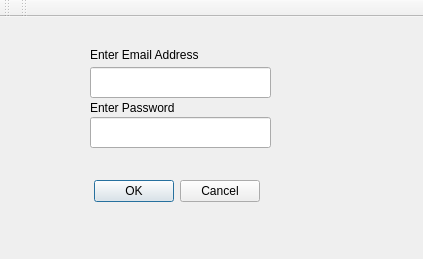
<?xml version="1.0" encoding="UTF-8"?>
<ui version="4.0">
 <class>MainWindow</class>
 <widget class="QMainWindow" name="MainWindow">
  <property name="geometry">
   <rect>
    <x>0</x>
    <y>0</y>
    <width>423</width>
    <height>259</height>
   </rect>
  </property>
  <property name="windowTitle">
   <string>Login</string>
  </property>
  <widget class="QWidget" name="centralwidget">
   <widget class="QLabel" name="label">
    <property name="geometry">
     <rect>
      <x>90</x>
      <y>30</y>
      <width>181</width>
      <height>16</height>
     </rect>
    </property>
    <property name="text">
     <string>Enter Email Address</string>
    </property>
   </widget>
   <widget class="QLabel" name="label_2">
    <property name="geometry">
     <rect>
      <x>90</x>
      <y>80</y>
      <width>91</width>
      <height>21</height>
     </rect>
    </property>
    <property name="text">
     <string>Enter Password</string>
    </property>
   </widget>
   <widget class="QLineEdit" name="lineEdit">
    <property name="geometry">
     <rect>
      <x>90</x>
      <y>50</y>
      <width>181</width>
      <height>31</height>
     </rect>
    </property>
   </widget>
   <widget class="QLineEdit" name="lineEdit_2">
    <property name="geometry">
     <rect>
      <x>90</x>
      <y>100</y>
      <width>181</width>
      <height>31</height>
     </rect>
    </property>
   </widget>
   <widget class="QDialogButtonBox" name="buttonBox">
    <property name="geometry">
     <rect>
      <x>80</x>
      <y>160</y>
      <width>193</width>
      <height>28</height>
     </rect>
    </property>
    <property name="standardButtons">
     <set>QDialogButtonBox::StandardButton::Cancel|QDialogButtonBox::StandardButton::Ok</set>
    </property>
    <property name="centerButtons">
     <bool>true</bool>
    </property>
   </widget>
  </widget>
  <widget class="QMenuBar" name="menubar">
   <property name="geometry">
    <rect>
     <x>0</x>
     <y>0</y>
     <width>423</width>
     <height>26</height>
    </rect>
   </property>
  </widget>
  <widget class="QToolBar" name="toolBar">
   <property name="windowTitle">
    <string>toolBar</string>
   </property>
   <attribute name="toolBarArea">
    <enum>TopToolBarArea</enum>
   </attribute>
   <attribute name="toolBarBreak">
    <bool>false</bool>
   </attribute>
  </widget>
  <widget class="QToolBar" name="toolBar_2">
   <property name="windowTitle">
    <string>toolBar_2</string>
   </property>
   <attribute name="toolBarArea">
    <enum>TopToolBarArea</enum>
   </attribute>
   <attribute name="toolBarBreak">
    <bool>false</bool>
   </attribute>
  </widget>
 </widget>
 <resources/>
 <connections/>
</ui>
